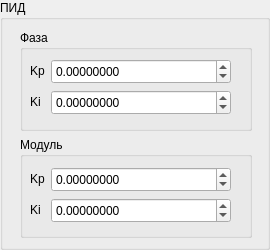
            <widget class="QGroupBox" name="groupBox_80">
             <property name="minimumSize">
              <size>
               <width>270</width>
               <height>250</height>
              </size>
             </property>
             <property name="maximumSize">
              <size>
               <width>270</width>
               <height>250</height>
              </size>
             </property>
             <property name="title">
              <string>ПИД</string>
             </property>
             <widget class="QWidget" name="layoutWidget_62">
              <property name="geometry">
               <rect>
                <x>20</x>
                <y>30</y>
                <width>232</width>
                <height>208</height>
               </rect>
              </property>
              <layout class="QVBoxLayout" name="verticalLayout_31">
               <item>
                <widget class="QGroupBox" name="groupBox_81">
                 <property name="minimumSize">
                  <size>
                   <width>230</width>
                   <height>100</height>
                  </size>
                 </property>
                 <property name="maximumSize">
                  <size>
                   <width>370</width>
                   <height>130</height>
                  </size>
                 </property>
                 <property name="title">
                  <string>Фаза</string>
                 </property>
                 <widget class="QWidget" name="layoutWidget_63">
                  <property name="geometry">
                   <rect>
                    <x>10</x>
                    <y>29</y>
                    <width>202</width>
                    <height>58</height>
                   </rect>
                  </property>
                  <layout class="QFormLayout" name="formLayout_67">
                   <item row="0" column="0">
                    <widget class="QLabel" name="label_175">
                     <property name="text">
                      <string>Kp</string>
                     </property>
                    </widget>
                   </item>
                   <item row="0" column="1">
                    <widget class="QDoubleSpinBox" name="pidPhasaKpSB_2">
                     <property name="minimumSize">
                      <size>
                       <width>180</width>
                       <height>25</height>
                      </size>
                     </property>
                     <property name="maximumSize">
                      <size>
                       <width>180</width>
                       <height>25</height>
                      </size>
                     </property>
                     <property name="decimals">
                      <number>8</number>
                     </property>
                     <property name="minimum">
                      <double>-100000000.000000000000000</double>
                     </property>
                     <property name="maximum">
                      <double>100000000.000000000000000</double>
                     </property>
                    </widget>
                   </item>
                   <item row="1" column="0">
                    <widget class="QLabel" name="label_176">
                     <property name="text">
                      <string>Ki</string>
                     </property>
                    </widget>
                   </item>
                   <item row="1" column="1">
                    <widget class="QDoubleSpinBox" name="pidPhasaKiSB_2">
                     <property name="minimumSize">
                      <size>
                       <width>180</width>
                       <height>25</height>
                      </size>
                     </property>
                     <property name="maximumSize">
                      <size>
                       <width>180</width>
                       <height>25</height>
                      </size>
                     </property>
                     <property name="decimals">
                      <number>8</number>
                     </property>
                     <property name="minimum">
                      <double>-100000000.000000000000000</double>
                     </property>
                     <property name="maximum">
                      <double>100000000.000000000000000</double>
                     </property>
                    </widget>
                   </item>
                  </layout>
                 </widget>
                </widget>
               </item>
               <item>
                <widget class="QGroupBox" name="groupBox_82">
                 <property name="minimumSize">
                  <size>
                   <width>230</width>
                   <height>100</height>
                  </size>
                 </property>
                 <property name="maximumSize">
                  <size>
                   <width>370</width>
                   <height>130</height>
                  </size>
                 </property>
                 <property name="title">
                  <string>Модуль</string>
                 </property>
                 <widget class="QWidget" name="layoutWidget_64">
                  <property name="geometry">
                   <rect>
                    <x>10</x>
                    <y>30</y>
                    <width>202</width>
                    <height>58</height>
                   </rect>
                  </property>
                  <layout class="QFormLayout" name="formLayout_68">
                   <item row="0" column="0">
                    <widget class="QLabel" name="label_177">
                     <property name="text">
                      <string>Kp</string>
                     </property>
                    </widget>
                   </item>
                   <item row="0" column="1">
                    <widget class="QDoubleSpinBox" name="pidModuleKpSB_2">
                     <property name="minimumSize">
                      <size>
                       <width>180</width>
                       <height>25</height>
                      </size>
                     </property>
                     <property name="maximumSize">
                      <size>
                       <width>180</width>
                       <height>25</height>
                      </size>
                     </property>
                     <property name="decimals">
                      <number>8</number>
                     </property>
                     <property name="minimum">
                      <double>-100000000.000000000000000</double>
                     </property>
                     <property name="maximum">
                      <double>100000000.000000000000000</double>
                     </property>
                    </widget>
                   </item>
                   <item row="1" column="0">
                    <widget class="QLabel" name="label_178">
                     <property name="text">
                      <string>Ki</string>
                     </property>
                    </widget>
                   </item>
                   <item row="1" column="1">
                    <widget class="QDoubleSpinBox" name="pidModuleKiSB_2">
                     <property name="minimumSize">
                      <size>
                       <width>180</width>
                       <height>25</height>
                      </size>
                     </property>
                     <property name="maximumSize">
                      <size>
                       <width>180</width>
                       <height>25</height>
                      </size>
                     </property>
                     <property name="decimals">
                      <number>8</number>
                     </property>
                     <property name="minimum">
                      <double>-100000000.000000000000000</double>
                     </property>
                     <property name="maximum">
                      <double>100000000.000000000000000</double>
                     </property>
                    </widget>
                   </item>
                  </layout>
                 </widget>
                </widget>
               </item>
              </layout>
             </widget>
            </widget>
